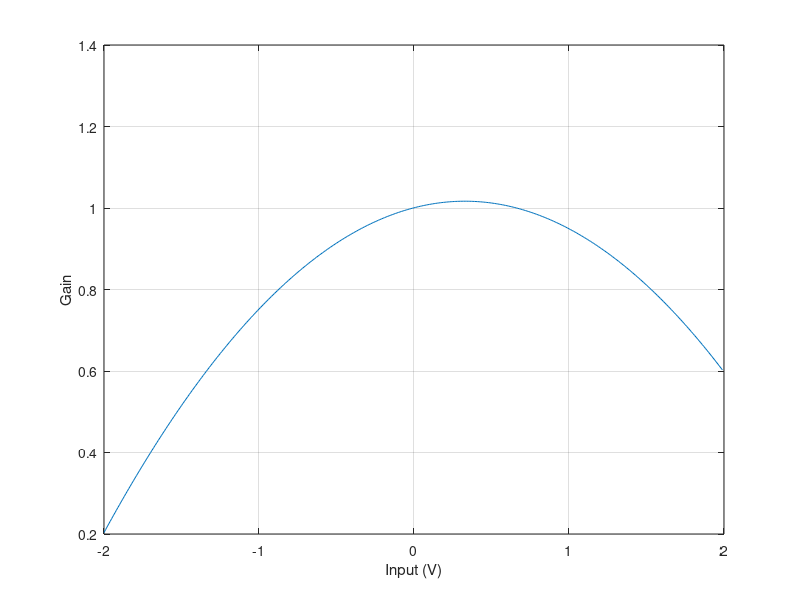
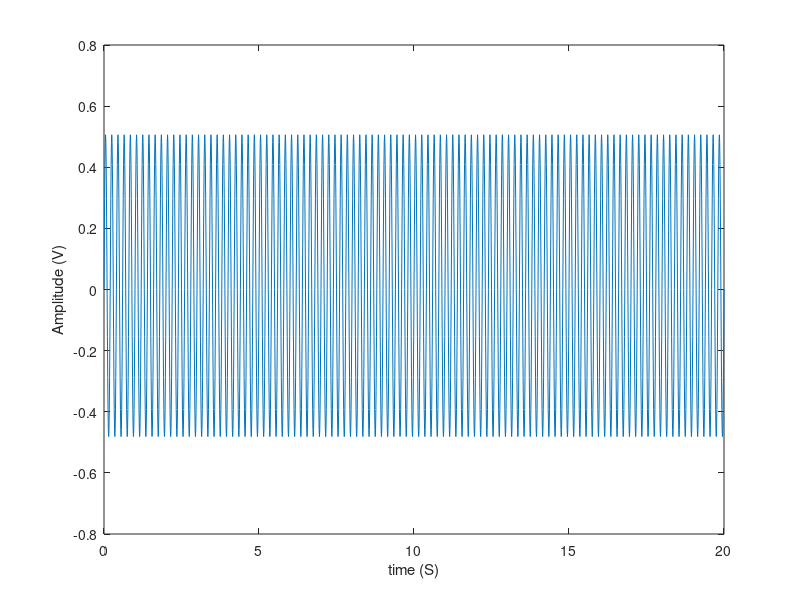
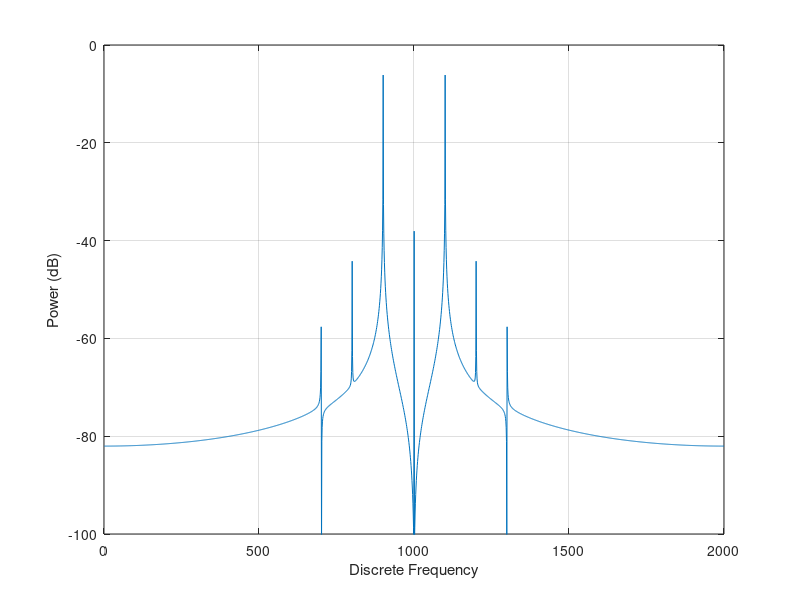

These charts were generated, in order, by the following MATLAB code:
% Linearity.m
% Author: Saul Rodriguez
% Date: 2012-02-16



% Polynomial coefficients for y =  ax + bx² + cx³

%Make sure there are weak non-linearities b,c < a/10!!

a = 1
b = .05
c = -.05

%Amplitude of an sinusoidal input
Vm = 0.5; %Amplitude of the tone


%Time domain output waveforms

t = 0:.01:20; % simulation time
N = length(t);

freq = 5;   % frequency
T = 1/freq;

x = Vm*sin(2*pi*t/T)

y = zeros(N,1);

for i=1:N,
    y(i) = a*x(i) + b*x(i)^2 + c*x(i)^3;
end

%Out/In transfer curve:

delta_in = 0.01
in = -2:delta_in:2;
M = length(in);
out = zeros(M,1);

for i=1:M,
    out(i) = a*in(i) + b*in(i)^2 + c*in(i)^3;
end

gain = diff(out)/delta_in;

figure(1);
plot(in(1:(M-1)),gain)
xlabel('Input (V)')
ylabel('Gain')
grid on

figure(2)
plot(t,y)
xlabel('time (S)')
ylabel('Amplitude (V)')
s = fft(y)/N;
s = s/Vm; %Normalization
sm = fftshift(s);

sm_dB = zeros(N,1)

for i=1:N,
    sm_dB(i) = 20*log10(abs(sm(i)));
end

figure(3)
plot(sm_dB)
axis([0 N -100 0])
grid on
xlabel('Discrete Frequency')
ylabel('Power (dB)')

% The following code requires that you write values for GQ,GP,and GN 
% taken with markers from Figure 1.
% GQ = gain at input 0 (biasing point)
% GP = gain at positive excursion to Vm
% GN = gain at negative excursion to -Vm

GQ = 4.984
GP = 5.0196
GN = 4.960

ep = (GQ-GP)/GQ
en = (GQ-GN)/GQ

d2 = abs((ep-en)/4)

d3 = abs((ep+en)/8)

d2_dB = 20*log10(d2)
d3_dB = 20*log10(d3)